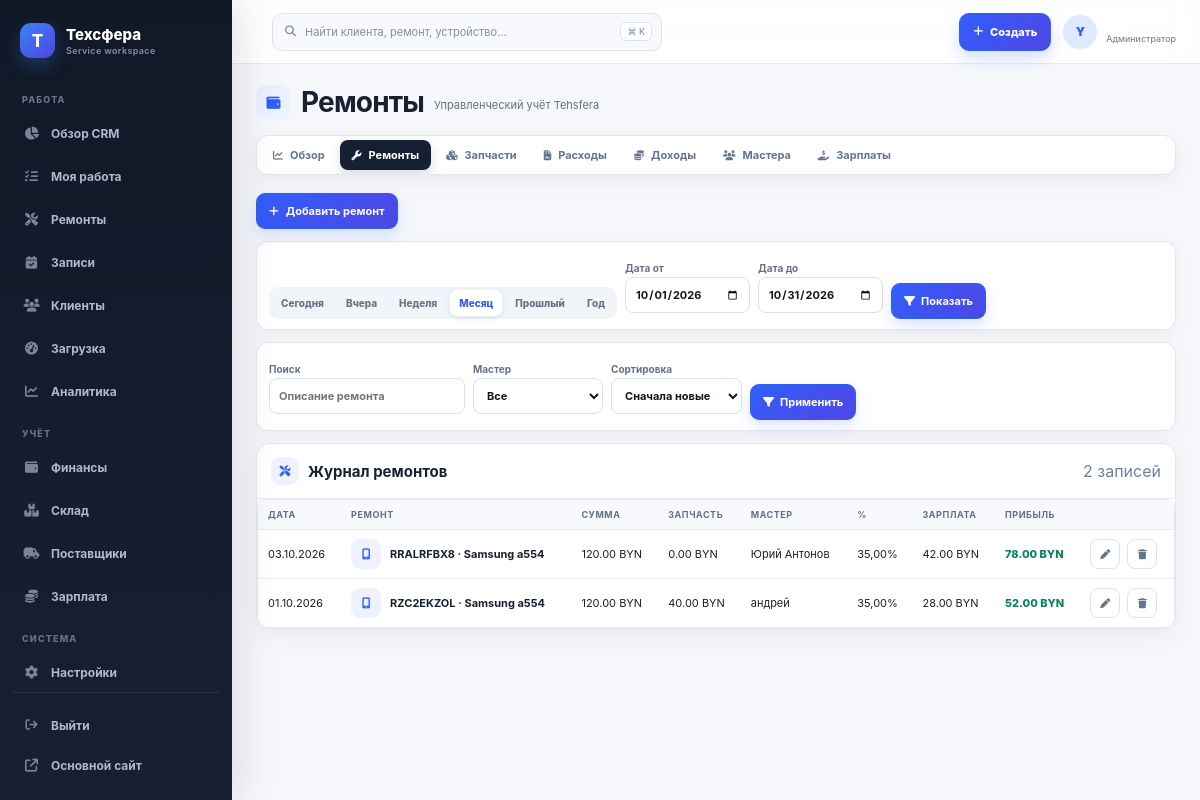
Page /finance/repairs/ (signed in) on the committed database.
### finance/models.py (models this page shows, shortened)
class RepairFinance(models.Model):
    date = models.DateField("Дата")
    description = models.CharField("Описание ремонта", max_length=255)
    revenue = models.DecimalField(
        "Получено от клиента", max_digits=12, decimal_places=2,
        validators=[MinValueValidator(0)],
    )
    part_cost = models.DecimalField(
        "Стоимость запчасти", max_digits=12, decimal_places=2,
        default=Decimal("0.00"), validators=[MinValueValidator(0)],
    )
    manual_part_cost = models.DecimalField(
        "Дополнительная стоимость запчастей вручную", max_digits=12, decimal_places=2,
        default=Decimal("0.00"), validators=[MinValueValidator(0)],
        help_text="Используйте для деталей, которых нет на складе, или деталей клиента.",
    )
    employee = models.ForeignKey(
        Employee, verbose_name="Исполнитель", on_delete=models.PROTECT,
        related_name="repairs",
    )
    master_percent = models.DecimalField(
        "Процент исполнителя", max_digits=5, decimal_places=2,
        default=Decimal("0.00"), validators=[MinValueValidator(0), MaxValueValidator(100)],
        help_text="Сохраняется в ремонте и не меняется при изменении профиля исполнителя.",
    )
    repair_margin = models.DecimalField("Маржа до зарплаты", max_digits=12, decimal_places=2, editable=False)
    master_salary = models.DecimalField("Зарплата мастера", max_digits=12, decimal_places=2, editable=False)
    workshop_profit = models.DecimalField("Прибыль мастерской", max_digits=12, decimal_places=2, editable=False)
    comment = models.TextField("Комментарий", blank=True)
    created_at = models.DateTimeField("Создан", auto_now_add=True)
    class Meta:
        verbose_name = "Ремонт (финансы)"
        verbose_name_plural = "Ремонты (финансы)"
        ordering = ["-date", "-created_at"]
        indexes = [models.Index(fields=["date"]), models.Index(fields=["employee", "date"])]

class Employee(models.Model):
    user = models.OneToOneField(
        settings.AUTH_USER_MODEL, verbose_name="Аккаунт пользователя",
        on_delete=models.SET_NULL, related_name="employee_profile", null=True, blank=True,
    )
    name = models.CharField("Имя", max_length=120)
    default_percent = models.DecimalField(
        "Процент по умолчанию",
        max_digits=5,
        decimal_places=2,
        default=Decimal("0.00"),
        validators=[MinValueValidator(0), MaxValueValidator(100)],
    )
    is_owner = models.BooleanField("Владелец", default=False)
    is_active = models.BooleanField("Активен", default=True)
    created_at = models.DateTimeField("Создан", auto_now_add=True)
    class Meta:
        verbose_name = "Исполнитель"
        verbose_name_plural = "Исполнители"
        ordering = ["name"]
    def __str__(self):
        return f"{self.name} (владелец)" if self.is_owner else self.name

### finance/views.py (the view)
# urls.py: path("repairs/", views.repair_list, name="repair_list"),
@finance_staff_required
def repair_list(request):
    start, end, context = _period_context(request)
    qs = RepairFinance.objects.select_related("employee").filter(date__range=(start, end))
    employee_id = request.GET.get("employee")
    query = (request.GET.get("q") or "").strip()
    sort = request.GET.get("sort", "-date")
    allowed = {"date", "-date", "revenue", "-revenue", "workshop_profit", "-workshop_profit", "description", "-description"}
    if employee_id:
        qs = qs.filter(employee_id=employee_id)
    if query:
        qs = qs.filter(Q(description__icontains=query) | Q(comment__icontains=query))
    context.update(page_obj=_page(qs.order_by(sort if sort in allowed else "-date", "-created_at"), request), employees=Employee.objects.all(), selected_employee=employee_id, q=query, sort=sort)
    return render(request, "finance/partials/repair_results.html" if _is_htmx(request) else "finance/repair_list.html", context)

### accounts/access.py (called while the page is built, shortened)
def profile_for(user):
    if not getattr(user, "is_authenticated", False):
        return None
    try:
        return user.account_profile
    except AccountProfile.DoesNotExist:
        return None

def is_tehsfera_admin(user):
    profile = profile_for(user)
    return bool(user.is_authenticated and user.is_active and (
        user.is_superuser or (profile and profile.role == AccountProfile.Role.ADMIN)
    ))

def master_employee(user):
    if not getattr(user, "is_authenticated", False) or not user.is_active:
        return None
    try:
        employee = user.employee_profile
    except Exception:
        return None
    profile = profile_for(user)
    approved = not profile or (
        profile.role == AccountProfile.Role.MASTER and profile.approval_status == AccountProfile.Approval.APPROVED
    )
    return employee if approved and employee.is_active and not employee.is_owner else None

def is_approved_master(user):
    return master_employee(user) is not None

def is_client(user):
    profile = profile_for(user)
    return bool(profile and profile.role == AccountProfile.Role.CLIENT)

def account_landing_url(user):
    if is_tehsfera_admin(user):
        return reverse("workbench")

### finance/templatetags/finance_extras.py (called while the page is built)
@register.filter
def money_byn(value):
    try:
        number = Decimal(value or 0)
    except Exception:
        number = Decimal("0")
    return f"{number:,.2f}".replace(",", " ") + " BYN"

### finance/views.py (called while the page is built)
def finance_staff_required(view):
    @wraps(view)
    def wrapped(request, *args, **kwargs):
        if not request.user.is_authenticated:
            return redirect(f"/accounts/login/?next={request.get_full_path()}")
        if not request.user.is_active or not (is_tehsfera_admin(request.user) or (request.user.is_staff and request.user.has_module_perms("finance"))):
            if profile_for(request.user) is None:
                return redirect(f"/admin/login/?next={request.get_full_path()}")
            from django.core.exceptions import PermissionDenied
            raise PermissionDenied
        return view(request, *args, **kwargs)
    return wrapped

def _page(queryset, request, size=40):
    return Paginator(queryset, size).get_page(request.GET.get("page"))

def _is_htmx(request):
    return request.headers.get("HX-Request") == "true"

def _period_context(request):
    start, end, preset = resolve_period(request)
    return start, end, {"date_from": start, "date_to": end, "period": preset}

### finance/templates/finance/repair_list.html (shortened to what this page needs)
{% extends "finance/base.html" %}{% load finance_extras %}{% block finance_title %}Ремонты{% endblock %}{% block finance_content %}
<div class="fin-actions"><a class="fin-btn primary" href="{% url 'finance:repair_create' %}"><i class="fa-solid fa-plus"></i> Добавить ремонт</a></div>
{% include "finance/_period.html" %}
<form method="get" class="fin-filters" hx-get="{% url 'finance:repair_list' %}" hx-trigger="submit, keyup changed delay:400ms from:input[name='q'], change from:select" hx-target="#finance-repair-results" hx-push-url="true" hx-indicator="#wb-loading">
  <label>Поиск<input name="q" value="{{ q }}" placeholder="Описание ремонта" autocomplete="off"></label>
  <label>Мастер<select name="employee"><option value="">Все</option></select></label>
  <label>Сортировка<select name="sort"><option value="-date">Сначала новые</option></select></label>
  <button class="fin-btn primary"><i class="fa-solid fa-filter"></i> Применить</button>
</form>
{% include "finance/partials/repair_results.html" %}
{% endblock %}

### templates/workbench/base.html (shortened to what this page needs)
{% extends "repairs/base.html" %}
{% load static %}
{% block extra_head %}{{ block.super }}<link rel="stylesheet" href="{% static 'workbench/css/app.css' %}?v=5">{% block workbench_head %}{% endblock %}{% endblock %}
{% block content %}
<div class="wb-app" data-wb-app>
  {% include "workbench/components/sidebar.html" %}
  <div class="wb-stage">
    <header class="wb-topbar">
      {% if perms.crm.access_crm %}<button class="wb-global-search-button" type="button" data-command-open aria-label="Открыть глобальный поиск"><i class="fa-solid fa-magnifying-glass"></i><span>Найти клиента, ремонт, устройство…</span><kbd>⌘ K</kbd></button>{% endif %}
      {% if account_is_client %}<a class="wb-button wb-button--primary wb-client-book" href="{% url 'repairs:brand_list' %}"><i class="fa-solid fa-calendar-plus"></i><span>Записаться</span></a>{% else %}<details class="wb-create-menu"><summary class="wb-button wb-button--primary"><i class="fa-solid fa-plus"></i><span>Создать</span></summary></details>{% endif %}
      <div class="wb-user">
        <span class="wb-user__avatar">{{ request.user.username|first|upper }}</span>
        <span class="wb-user__text"><b>{{ request.user.get_full_name|default:request.user.username }}</b><small>{{ account_role_label }}</small></span>
      </div>
    </header>
    <main class="wb-main">
      {% block workbench_content %}{% endblock %}
    </main>
  </div>
</div>
{% endblock %}

### finance/templates/finance/partials/repair_results.html (shortened to what this page needs)
{% load finance_extras %}<section class="fin-card fin-card--table" id="finance-repair-results"><div class="fin-section-head"><h2><i class="fa-solid fa-screwdriver-wrench"></i> Журнал ремонтов</h2><span class="fin-muted">{{ page_obj.paginator.count }} записей</span></div><div class="fin-table-wrap"><table class="fin-table desktop-table"><thead><tr><th>Дата</th><th>Ремонт</th><th>Сумма</th><th>Запчасть</th><th>Мастер</th><th>%</th><th>Зарплата</th><th>Прибыль</th><th></th></tr></thead><tbody>{% for repair in page_obj %}<tr><td>{{ repair.date|date:'d.m.Y' }}</td><td><div class="fin-title-cell"><span class="fin-title-cell__icon"><i class="fa-solid fa-mobile-screen"></i></span><strong>{{ repair.description }}</strong></div></td><td>{{ repair.revenue|money_byn }}</td><td>{{ repair.part_cost|money_byn }}</td><td>{{ repair.employee }}</td><td>{% if repair.employee.is_owner %}—{% else %}{{ repair.master_percent }}%{% endif %}</td><td>{{ repair.master_salary|money_byn }}</td><td class="{% if repair.workshop_profit < 0 %}amount-neg{% else %}amount-pos{% endif %}">{{ repair.workshop_profit|money_byn }}</td><td><div class="fin-row-actions"><a class="fin-icon-btn" title="Изменить" href="{% url 'finance:repair_edit' repair.pk %}"><i class="fa-solid fa-pen"></i></a><a class="fin-icon-btn danger" title="Удалить" href="{% url 'finance:repair_delete' repair.pk %}"><i class="fa-solid fa-trash"></i></a></div></td></tr>{% empty %}<tr><td colspan="9"><div class="fin-empty-state"><i class="fa-solid fa-screwdriver-wrench"></i><strong>Ремонтов за период нет</strong><p>Измените период или добавьте новый ремонт.</p></div></td></tr>{% endfor %}</tbody></table></div></section>

### static/workbench/css/app.css (style rules this page uses)
:root { --wb-bg:#f5f7fb;--wb-surface:#fff;--wb-surface-soft:#f8fafc;--wb-text:#172033;--wb-muted:#6b778c;--wb-line:#e4e9f1;--wb-primary:#315efb;--wb-primary-dark:#2449d8;--wb-sidebar:#111827;--wb-radius:14px;--wb-shadow:0 8px 28px rgba(15,23,42,.07);--wb-sidebar-w:232px;--wb-topbar-h:64px }
body:has(.wb-app) { background:var(--wb-bg) }
.wb-app { min-height:100vh;color:var(--wb-text);font-family:Inter,ui-sans-serif,system-ui,-apple-system,"Segoe UI",sans-serif }
.wb-stage { min-height:100vh;margin-left:var(--wb-sidebar-w) }
.wb-topbar { position:sticky;z-index:80;top:0;display:flex;align-items:center;height:var(--wb-topbar-h);padding:0 24px;border-bottom:1px solid rgba(226,232,240,.9);background:rgba(255,255,255,.88);backdrop-filter:blur(14px) }
.wb-user { display:flex;align-items:center;gap:9px }
.wb-user__avatar { display:grid;place-items:center;width:34px;height:34px;border-radius:50%;background:linear-gradient(145deg,#e0e7ff,#dbeafe);color:#315efb;font-size:12px;font-weight:900 }
.wb-user__text b,.wb-user__text small { display:block }
.wb-user__text b { font-size:11px }
.wb-user__text small { color:var(--wb-muted);font-size:9px }
.wb-main { width:100%;max-width:1680px;margin:0 auto;padding:20px 24px 60px }
.wb-button { display:inline-flex;align-items:center;justify-content:center;gap:7px;min-height:38px;padding:7px 13px;border:1px solid #d7deea;border-radius:10px;background:#fff;color:#334155;text-decoration:none;font-size:11px;font-weight:800;cursor:pointer }
.wb-button--primary { border-color:var(--wb-primary);background:linear-gradient(135deg,#315efb,#4f46e5);color:#fff;box-shadow:0 7px 16px rgba(49,94,251,.2) }
.wb-global-search-button { display:flex;align-items:center;gap:9px;width:min(390px,38vw);height:38px;margin-left:16px;padding:0 9px 0 12px;border:1px solid #dce3ed;border-radius:10px;background:#f7f9fc;color:#8490a2;font:inherit;font-size:11px;text-align:left;cursor:pointer }
.wb-global-search-button span { overflow:hidden;text-overflow:ellipsis;white-space:nowrap }
.wb-global-search-button kbd { margin-left:auto;padding:3px 6px;border:1px solid #dce3ed;border-radius:6px;background:#fff;color:#7b8798;font:inherit;font-size:9px }
.wb-create-menu { position:relative;margin-right:12px }
.wb-create-menu summary { list-style:none }

### repairs/templates/repairs/base.html (style rules this page uses)
:root { --container: 1200px; --gap: 16px; --radius: 14px; --ink: #0f172a; --muted: #64748b; --brd: #e5e7eb; --brd2: #cbd5e1; --header-h: 56px; --logo-h: 124px; --logo-up: 10px; }
* { box-sizing: border-box; }
body { font-family: system-ui, -apple-system, Segoe UI, Roboto, Arial; margin: 0; color: var(--ink); background: radial-gradient(1200px 600px at -10% 0%, #eef2ff 0%, rgba(238,242,255,0) 60%), radial-gradient(900px 500px at 110% 100%, #e6f4ff 0%, rgba(230,244,255,0) 55%), radial-gradient(700px 400px at 50% -20%, #ffe9f0 0%, rgba(255,233,240,0) 60%), #f7f7f8; background-attachment: fixed, fixed, fixed, scroll; }
a { color: inherit; }
header { background: #111; color: #fff; }
main { max-width: var(--container); margin: 0 auto; padding: 20px; }
label { display: block; margin: 10px 0 6px; }
input, select { width: 100%; padding: 10px; border: 1px solid #ddd; border-radius: 8px; background: #fff; }

### rows in the picture
RepairFinance: date "03.10.2026", description "RRALRFBX8 · Samsung a554", revenue "120.00 BYN", part_cost "0.00 BYN", employee "Юрий Антонов", master_percent "35,00", master_salary "42.00 BYN", workshop_profit "78.00 BYN"
RepairFinance: date "01.10.2026", description "RZC2EKZOL · Samsung a554", revenue "120.00 BYN", part_cost "40.00 BYN", employee "андрей", master_percent "35,00", master_salary "28.00 BYN", workshop_profit "52.00 BYN"

### other values in the picture
{{ request.user.username|first|upper }} "Y"
{{ account_role_label }} "Администратор"
{{ page_obj.paginator.count }} "2"
